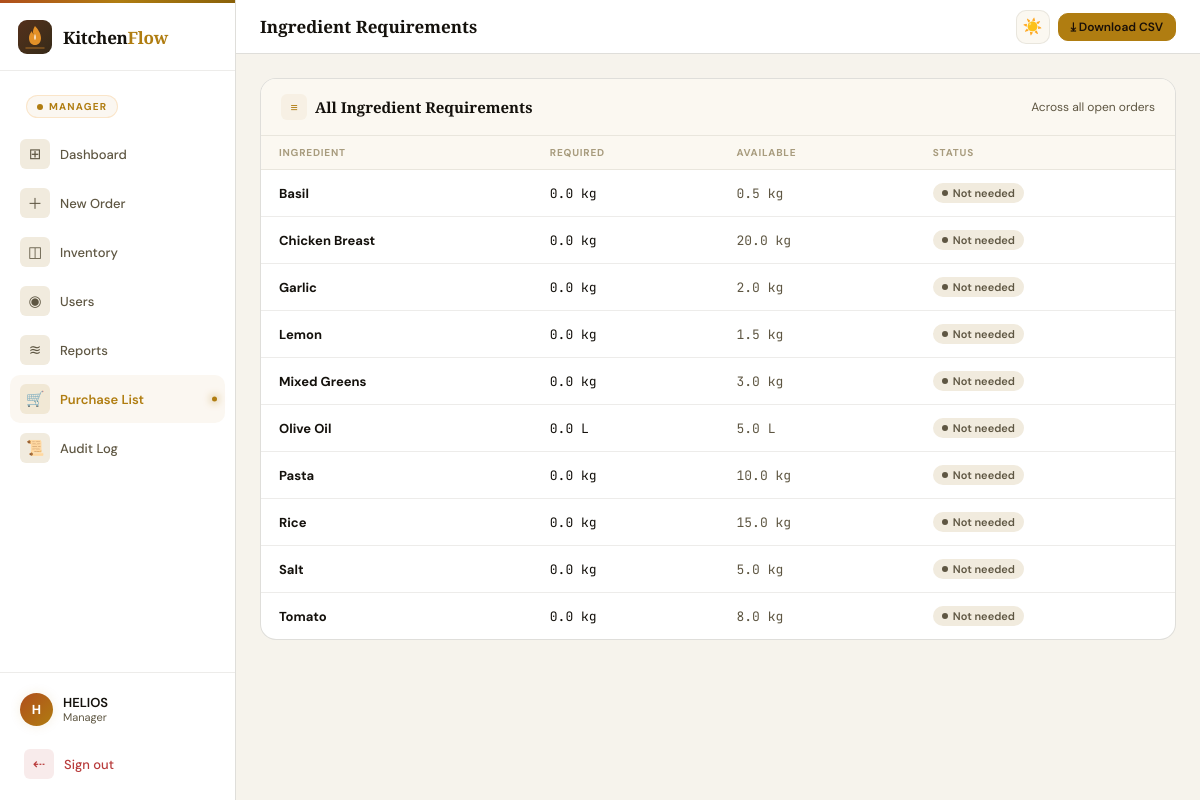
/manager/purchase-list (signed in), run on the app's committed database.
### models.py (models this page shows, shortened)
class User(UserMixin, db.Model):
    __tablename__ = "users"
    id = db.Column(db.Integer, primary_key=True)
    username = db.Column(db.String(80), unique=True, nullable=False)
    password_hash = db.Column(db.String(200), nullable=False)
    role = db.Column(db.String(30), nullable=False)  # manager/chef/packer/quality
    name = db.Column(db.String(120), nullable=False)

class Ingredient(db.Model):
    __tablename__ = "ingredients"
    id = db.Column(db.Integer, primary_key=True)
    name = db.Column(db.String(100), nullable=False, unique=True)
    unit = db.Column(db.String(20), nullable=False)
    stock = db.Column(db.Float, default=0.0)
    min_stock = db.Column(db.Float, default=5.0)
    allergen = db.Column(db.String(60))  # e.g. "gluten", "dairy"

### manager/routes.py (the view)
@manager_bp.route("/purchase-list")
@login_required
@manager_required
def purchase_list():
    rows = compute_global_purchase_list()
    shortfall_rows = [r for r in rows if r["shortfall"] > 0]
    return render_template("manager/purchase_list.html",
                           rows=rows, shortfall_rows=shortfall_rows)

### extensions.py (called while the page is built)
@login_manager.user_loader
def load_user(user_id):
    from models import User
    return db.session.get(User, int(user_id))

### manager/routes.py (called while the page is built)
def manager_required(f):
    @wraps(f)
    def decorated(*args, **kwargs):
        if not current_user.is_authenticated or current_user.role != "manager":
            flash("Access denied.", "danger")
            return redirect(url_for("auth.login"))
        return f(*args, **kwargs)
    return decorated

def compute_global_purchase_list():
    open_statuses = {"Pending", "In Progress", "Ready for Packing"}
    totals = defaultdict(float)
    for order in Order.query.all():
        if order.status not in open_statuses:
            continue
        for item in order.order_items:
            for comp in item.meal.components:
                for link in comp.ingredient_links:
                    totals[link.ingredient_id] += link.quantity * item.quantity
    rows = []
    for ing in Ingredient.query.all():
        required = round(totals.get(ing.id, 0.0), 3)
        shortfall = round(max(0.0, required - ing.stock), 3)
        rows.append({
            "ingredient": ing,
            "required": required,
            "available": ing.stock,
            "shortfall": shortfall,
        })
    rows.sort(key=lambda r: (-r["shortfall"], r["ingredient"].name))
    return rows

### templates/manager/purchase_list.html (shortened to what this page needs)
{% extends "base.html" %}
{% block topbar_title %}Ingredient Requirements{% endblock %}
{% block topbar_actions %}<a href="/manager/purchase-list/download" class="btn btn-primary btn-sm">⤓ Download CSV</a>{% endblock %}
{% block sidebar %}
  <a href="/manager/dashboard" class="nav-item"><div class="nav-icon">⊞</div>Dashboard</a>
  <a href="/manager/orders/new" class="nav-item"><div class="nav-icon">＋</div>New Order</a>
  <a href="/manager/inventory" class="nav-item"><div class="nav-icon">◫</div>Inventory</a>
  <a href="/manager/users" class="nav-item"><div class="nav-icon">◉</div>Users</a>
  <a href="/manager/report" class="nav-item"><div class="nav-icon">≋</div>Reports</a>
  <a href="/manager/purchase-list" class="nav-item active"><div class="nav-icon">🛒</div>Purchase List</a>
  <a href="/manager/audit" class="nav-item"><div class="nav-icon">📜</div>Audit Log</a>
{% endblock %}
{% block content %}
<div class="card">
  <div class="card-header"><div class="card-title"><div class="ct-icon">≡</div>All Ingredient Requirements</div>
  <span class="text-sm text-muted">Across all open orders</span></div>
  <div class="table-wrap"><table>
    <thead><tr><th>Ingredient</th><th>Required</th><th>Available</th><th>Status</th></tr></thead>
    <tbody>
    {% for r in rows %}
      <tr>
        <td><strong>{{ r.ingredient.name }}</strong></td>
        <td class="font-mono">{{ r.required }} {{ r.ingredient.unit }}</td>
        <td class="font-mono text-muted">{{ r.available }} {{ r.ingredient.unit }}</td>
        <td>
          {% if r.shortfall > 0 %}<span class="badge b-red"><span class="badge-dot"></span>Short {{ r.shortfall }}</span>
          {% elif r.required == 0 %}<span class="badge b-gray"><span class="badge-dot"></span>Not needed</span>
          {% else %}<span class="badge b-green"><span class="badge-dot"></span>OK</span>{% endif %}
        </td>
      </tr>
    {% endfor %}
    </tbody>
  </table></div>
</div>
{% endblock %}

### templates/base.html (shortened to what this page needs)
<!DOCTYPE html>
<html lang="en" data-theme="dark">
<head>
</head>
<body>
<div class="app">
  <aside class="sidebar">
    <div class="sidebar-logo">
      <div class="logo-name">Kitchen<span>Flow</span></div>
    </div>
    {% if current_user.is_authenticated %}
    <div style="padding:10px 12px 2px">
      <div class="role-pill">{{ current_user.role }}</div>
    </div>
    {% endif %}
    <nav class="nav">{% block sidebar %}{% endblock %}</nav>
    {% if current_user.is_authenticated %}
    <div class="sidebar-footer">
      <div class="user-row">
        <div class="avatar">{{ current_user.username[0]|upper }}</div>
        <div>
          <div class="user-name">{{ current_user.username }}</div>
          <div class="user-role">{{ current_user.role|title }}</div>
        </div>
      </div>
      <div style="margin-top:6px">
        <form method="post" action="/auth/logout" style="margin:0">
          <button type="submit" class="nav-item nav-item-danger" style="margin-bottom:0;width:100%;text-align:left;cursor:pointer">
            <div class="nav-icon">⇠</div> Sign out
          </button>
        </form>
      </div>
    </div>
    {% endif %}
  </aside>
  <header class="topbar">
    <div class="page-title">{% block topbar_title %}{% endblock %}</div>
    <div class="topbar-right">
      <button class="icon-btn" data-theme-toggle title="Toggle light/dark">
        <span id="theme-icon">🌙</span>
      </button>
      {% block topbar_actions %}{% endblock %}
    </div>
  </header>
  <main class="main">
    {% block content %}{% endblock %}
  </main>
</div>
</body>
</html>

### data on the page
User: role "MANAGER", username "H", username "HELIOS", role "Manager"
Ingredient: ingredient.name "Basil", required "0.0", ingredient.unit "kg", available "0.5"
Ingredient: ingredient.name "Chicken Breast", required "0.0", ingredient.unit "kg", available "20.0"
Ingredient: ingredient.name "Garlic", required "0.0", ingredient.unit "kg", available "2.0"
Ingredient: ingredient.name "Lemon", required "0.0", ingredient.unit "kg", available "1.5"
Ingredient: ingredient.name "Mixed Greens", required "0.0", ingredient.unit "kg", available "3.0"
Ingredient: ingredient.name "Olive Oil", required "0.0", ingredient.unit "L", available "5.0"
Ingredient: ingredient.name "Pasta", required "0.0", ingredient.unit "kg", available "10.0"
Ingredient: ingredient.name "Rice", required "0.0", ingredient.unit "kg", available "15.0"
Ingredient: ingredient.name "Salt", required "0.0", ingredient.unit "kg", available "5.0"
Ingredient: ingredient.name "Tomato", required "0.0", ingredient.unit "kg", available "8.0"
